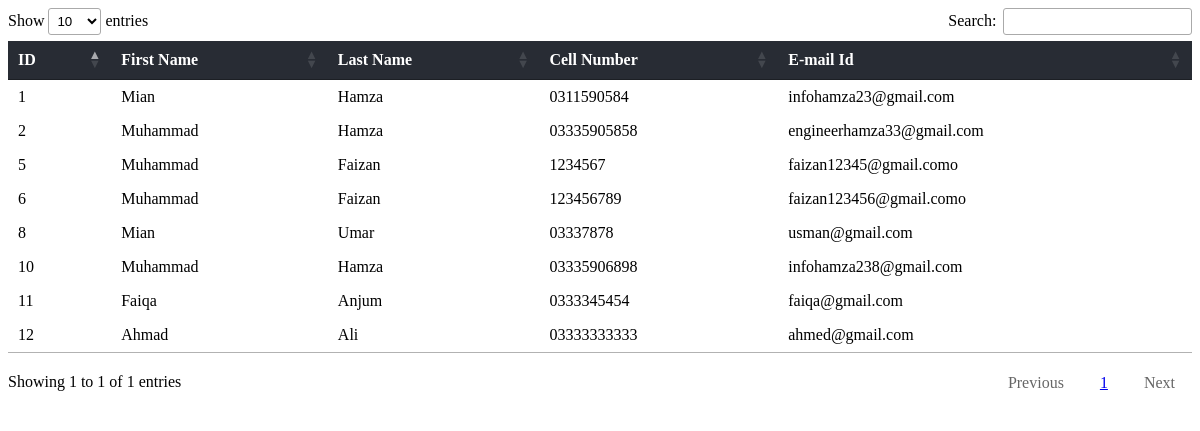
/signup/view.php, run on the app's committed database.
### tables this page shows
CREATE TABLE `user` (
  `id` int(255) NOT NULL,
  `fname` text NOT NULL,
  `lname` text NOT NULL,
  `cellnumber` varchar(255) NOT NULL,
  `email` varchar(50) NOT NULL,
  `dele_id` int(200) NOT NULL
);

### signup/view.php (the view, shortened to what this page needs)
<!DOCTYPE html>
<html>
<head>
  <link rel="stylesheet" type="text/css" href="bootstrap/css/bootstrap.min.css">
  <link rel="stylesheet" href="https://cdn.datatables.net/1.12.1/css/dataTables.bootstrap4.min.css">
  <link rel="stylesheet" href="https://cdn.datatables.net/1.12.1/css/jquery.dataTables.min.css">
</head>
<body>
<?php
include 'config.php';
$view = "SELECT * FROM user";
$result = mysqli_query($link,$view);
$rows = mysqli_num_rows($result);
?>
<style type="text/css">
  th {
  padding-top: 8px;
  padding-bottom: 8px;
  text-align: left;
  background-color: #282C34;
  color: white;
}
tr:nth-child(even){background-color: #f2f2f2;}
tr:hover {background-color: #ddd;}
.ecolo{
  color: green;
  text-decoration: none;
   margin-left:30px;
}
.dcolo{
  color: red;
  text-decoration: none;
  float: right;
  margin-right: 20px;
}
.delcolo{
   color: orange;
  text-decoration: none;
  float:right;
  margin-right: 50px;
}
.delcolo:hover{
  border: 0.3px solid black;
  background-color: #fff;
}
.dcolo:hover{
  border: 0.3px solid black;
  background-color: #fff;
}
.ecolo:hover{
  border: 0.5px solid black;
  background-color: #fff;
}
</style>
<table id="datatable">
  <thead>
<tr>
     <th>ID</th>
     <th>First Name</th>
     <th>Last Name</th>
     <th>Cell Number</th>
     <th>E-mail Id</th>
</tr>
</thead>
<?php
for($check=1; $check<=$rows; $check++)
{
$rs = mysqli_fetch_array($result);
?>
<tbody>
<tr>
  <td><?php echo $rs['id']; ?> </td>
  <td><?php echo $rs['fname']; ?> </td>
  <td><?php echo $rs['lname']; ?> </td>
  <td><?php echo $rs['cellnumber']; ?> </td>
  <td><?php echo $rs['email']; ?> </td>
</tr>
</tbody>
<?php
}
?>
</table>
</body>
</html>

### signup/view.php (style rules this page uses)
th { padding-top: 8px; padding-bottom: 8px; text-align: left; background-color: #282C34; color: white; }

### data on the page
user: id "1", fname "Mian", lname "Hamza", cellnumber "0311590584", email "infohamza23@gmail.com"
user: id "2", fname "Muhammad", lname "Hamza", cellnumber "03335905858", email "engineerhamza33@gmail.com"
user: id "5", fname "Muhammad", lname "Faizan", cellnumber "1234567", email "faizan12345@gmail.como"
user: id "6", fname "Muhammad", lname "Faizan", cellnumber "123456789", email "faizan123456@gmail.como"
user: id "8", fname "Mian", lname "Umar", cellnumber "03337878", email "usman@gmail.com"
user: id "10", fname "Muhammad", lname "Hamza", cellnumber "03335906898", email "infohamza238@gmail.com"
user: id "11", fname "Faiqa", lname "Anjum", cellnumber "0333345454", email "faiqa@gmail.com"
user: id "12", fname "Ahmad", lname "Ali", cellnumber "03333333333", email "ahmed@gmail.com"
